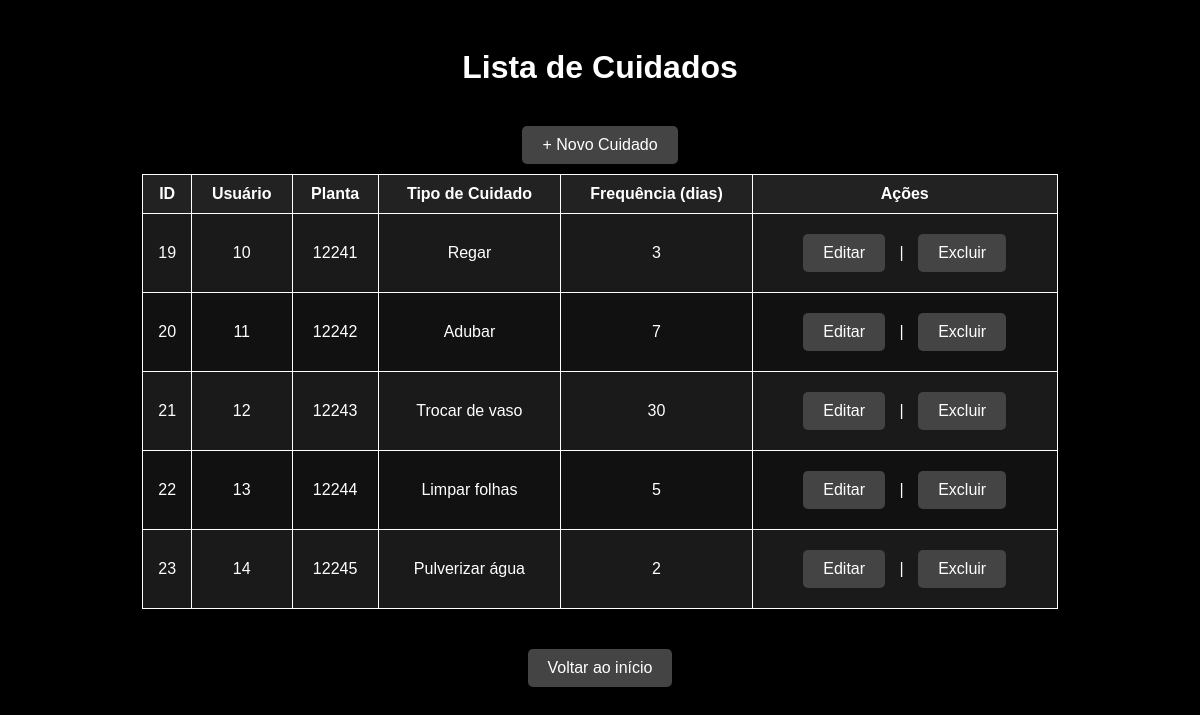
/cuidado, run on the app's committed database.
### tables this page shows
CREATE TABLE `cuidados` (
  `id` int(11) NOT NULL,
  `usuario_id` int(11) DEFAULT NULL,
  `planta_id` int(11) DEFAULT NULL,
  `tipo_cuidado` varchar(100) NOT NULL,
  `frequencia` int(11) NOT NULL
);

### app/controllers/CuidadoController.php (called while the page is built, shortened)
<?php
require_once __DIR__ . "/../dao/CuidadoDAO.php";
class CuidadoController {
    private $dao;
    public function __construct() {
        $this->dao = new CuidadoDAO();
    }
    public function index() {
        $cuidados = $this->dao->listar();
        include __DIR__ . "/../views/cuidados/listar.php";
    }
}

### app/core/MySQLSingleton.php (called while the page is built)
<?php
class MySQLSingleton {
    private static $instance = null;
    private $conn;
    private $host = "localhost";
    private $db = "mvcplantas";
    private $user = "root";
    private $pass = "";
    private function __construct() {
        try {
            $this->conn = new PDO(
                "mysql:host={$this->host};dbname={$this->db};charset=utf8",
                $this->user,
                $this->pass
            );
            $this->conn->setAttribute(PDO::ATTR_ERRMODE, PDO::ERRMODE_EXCEPTION);
        } catch(PDOException $e) {
            die("Erro de conexão: " . $e->getMessage());
        }
    }
    public static function getInstance() {
        if (!self::$instance) {
            self::$instance = new MySQLSingleton();
        }
        return self::$instance;
    }
    public function getConnection() {
        return $this->conn;
    }
}

### app/dao/CuidadoDAO.php (called while the page is built, shortened)
<?php
require_once __DIR__ . "/../core/MySQLSingleton.php";
class CuidadoDAO {
    private $conn;
    public function __construct() {
        $this->conn = MySQLSingleton::getInstance()->getConnection();
    }
    public function listar() {
        $stmt = $this->conn->prepare("SELECT * FROM cuidados");
        $stmt->setFetchMode(PDO::FETCH_CLASS | PDO::FETCH_PROPS_LATE, "Cuidado");
        $stmt->execute();
        return $stmt->fetchAll();
    }
}

### app/views/cuidados/listar.php (the view, shortened to what this page needs)
<!DOCTYPE html>
<html lang="pt-br">
<head>
    <link rel="stylesheet" href="/mvcPlantas/app/views/css/cuidados.css">
</head>
<body>
    <h1>Lista de Cuidados</h1>
    <a href="/mvcPlantas/cuidado/criar">+ Novo Cuidado</a>
    <table border="1" cellpadding="5">
        <tr>
            <th>ID</th>
            <th>Usuário</th>
            <th>Planta</th>
            <th>Tipo de Cuidado</th>
            <th>Frequência (dias)</th>
            <th>Ações</th>
        </tr>
        <?php foreach ($cuidados as $c): ?>
            <tr>
                <td><?= $c->id ?></td>
                <td><?= $c->usuario_id ?></td>
                <td><?= $c->planta_id ?></td>
                <td><?= $c->tipo_cuidado ?></td>
                <td><?= $c->frequencia ?></td>
                <td>
                    <a href="/mvcPlantas/cuidado/editar/<?= $c->id ?>">Editar</a> |
                    <a href="/mvcPlantas/cuidado/deletar/<?= $c->id ?>" onclick="return confirm('Deseja excluir?')">Excluir</a>
                </td>
            </tr>
        <?php endforeach; ?>
    </table>
    <p><a href="/mvcPlantas">Voltar ao início</a></p>
</body>
</html>

### app/views/css/cuidados.css (style rules this page uses)
body { background-color: #000; color: #fff; font-family: Arial, sans-serif; text-align: center; padding: 20px; }
h1 { margin-bottom: 30px; }
a { display: inline-block; margin: 10px; padding: 10px 20px; color: #fff; background-color: #444; text-decoration: none; border-radius: 5px; transition: background-color 0.3s; }
table { width: 80%; margin: 0 auto 30px auto; border-collapse: collapse; background-color: #111; }
th, td { border: 1px solid #fff; padding: 10px; text-align: center; }
th { background-color: #222; }
tr:nth-child(even) { background-color: #1a1a1a; }

### data on the page
cuidados: id "19", usuario "10", planta "12241", tipo_cuidado "Regar", frequencia "3"
cuidados: id "20", usuario "11", planta "12242", tipo_cuidado "Adubar", frequencia "7"
cuidados: id "21", usuario "12", planta "12243", tipo_cuidado "Trocar de vaso", frequencia "30"
cuidados: id "22", usuario "13", planta "12244", tipo_cuidado "Limpar folhas", frequencia "5"
cuidados: id "23", usuario "14", planta "12245", tipo_cuidado "Pulverizar água", frequencia "2"
